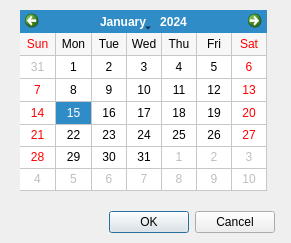
<?xml version="1.0" encoding="UTF-8"?>
<ui version="4.0">
 <class>AuditDeleteDialog</class>
 <widget class="QWidget" name="AuditDeleteDialog">
  <property name="geometry">
   <rect>
    <x>0</x>
    <y>0</y>
    <width>291</width>
    <height>243</height>
   </rect>
  </property>
  <property name="windowTitle">
   <string>Audit Delete </string>
  </property>
  <widget class="QWidget" name="layoutWidget">
   <property name="geometry">
    <rect>
     <x>20</x>
     <y>10</y>
     <width>247</width>
     <height>181</height>
    </rect>
   </property>
   <layout class="QVBoxLayout" name="verticalLayout">
    <item>
     <widget class="QCalendarWidget" name="DeleteCalendar">
      <property name="firstDayOfWeek">
       <enum>Qt::Sunday</enum>
      </property>
      <property name="gridVisible">
       <bool>true</bool>
      </property>
      <property name="verticalHeaderFormat">
       <enum>QCalendarWidget::NoVerticalHeader</enum>
      </property>
     </widget>
    </item>
   </layout>
  </widget>
  <widget class="QDialogButtonBox" name="buttonBox">
   <property name="geometry">
    <rect>
     <x>30</x>
     <y>210</y>
     <width>245</width>
     <height>25</height>
    </rect>
   </property>
   <property name="standardButtons">
    <set>QDialogButtonBox::Cancel|QDialogButtonBox::Ok</set>
   </property>
  </widget>
 </widget>
 <resources/>
 <connections>
  <connection>
   <sender>buttonBox</sender>
   <signal>accepted()</signal>
   <receiver>AuditDeleteDialog</receiver>
   <slot>accept()</slot>
   <hints>
    <hint type="sourcelabel">
     <x>133</x>
     <y>178</y>
    </hint>
    <hint type="destinationlabel">
     <x>125</x>
     <y>374</y>
    </hint>
   </hints>
  </connection>
  <connection>
   <sender>buttonBox</sender>
   <signal>rejected()</signal>
   <receiver>AuditDeleteDialog</receiver>
   <slot>close()</slot>
   <hints>
    <hint type="sourcelabel">
     <x>200</x>
     <y>175</y>
    </hint>
    <hint type="destinationlabel">
     <x>189</x>
     <y>393</y>
    </hint>
   </hints>
  </connection>
 </connections>
 <slots>
  <slot>accept()</slot>
 </slots>
</ui>
